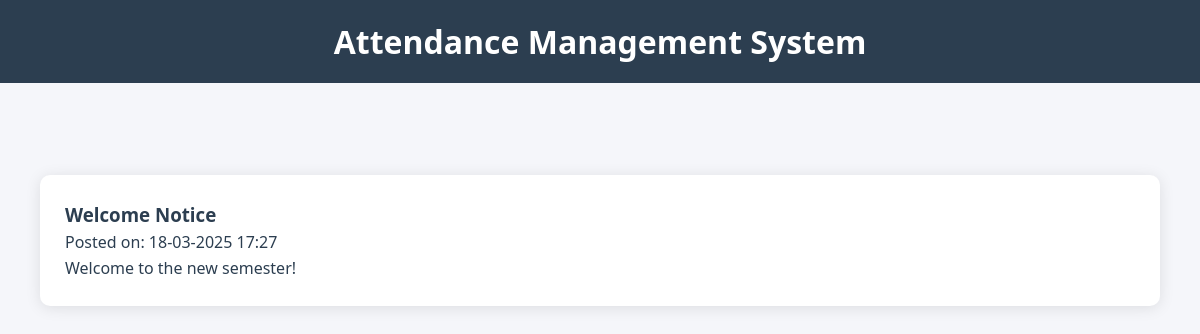
/student/notices (signed in), run on the app's committed database.
### app.py (models this page shows)
class Notice(db.Model):
    id = db.Column(db.Integer, primary_key=True)
    title = db.Column(db.String(200), nullable=False)
    content = db.Column(db.Text, nullable=False)
    date_posted = db.Column(db.DateTime, default=datetime.utcnow)
    posted_by = db.Column(db.Integer, db.ForeignKey('user.id'), nullable=False)

### app.py (the view)
@app.route('/student/notices')
def view_notices():
    if session.get('role') != 'student':
        return redirect(url_for('login'))
    notices = Notice.query.order_by(Notice.date_posted.desc()).all()
    return render_template('student/notices.html', notices=notices)

### templates/student/notices.html
{% extends 'base.html' %}
{% block content %}
<div class="container">
    {% for notice in notices %}
    <div class="card notice-card">
        <h3>{{ notice.title }}</h3>
        <div class="notice-meta">
            Posted on: {{ notice.date_posted.strftime('%d-%m-%Y %H:%M') }}
        </div>
        <div class="notice-content">
            {{ notice.content | safe }}
        </div>
    </div>
    {% else %}
    <div class="card">
        <p>No notices available.</p>
    </div>
    {% endfor %}
</div>
{% endblock %}

### templates/base.html (style rules this page uses)
:root { --primary: #2c3e50; --secondary: #34495e; --accent: #3498db; --success: #27ae60; --danger: #e74c3c; --light: #ecf0f1; --dark: #2c3e50; --text: #2c3e50; }
* { margin: 0; padding: 0; box-sizing: border-box; }
body { font-family: 'Segoe UI', Tahoma, Geneva, Verdana, sans-serif; background-color: #f5f6fa; color: var(--text); line-height: 1.6; }
.container { max-width: 1200px; margin: 0 auto; padding: 20px; }
.card { background: white; border-radius: 10px; box-shadow: 0 2px 15px rgba(0, 0, 0, 0.1); padding: 25px; margin: 20px 0; }

### data on the page
Notice: title "Welcome Notice", date_posted "18-03-2025 17:27", content "Welcome to the new semester!"
